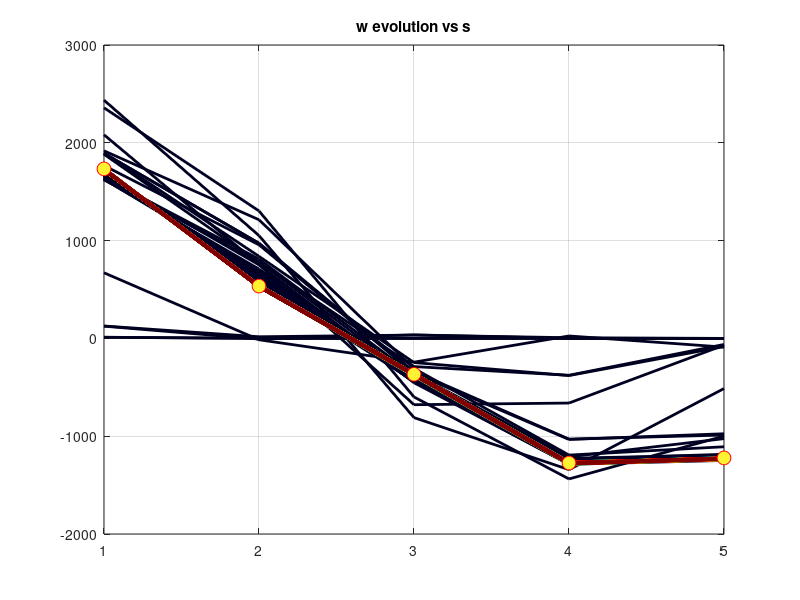
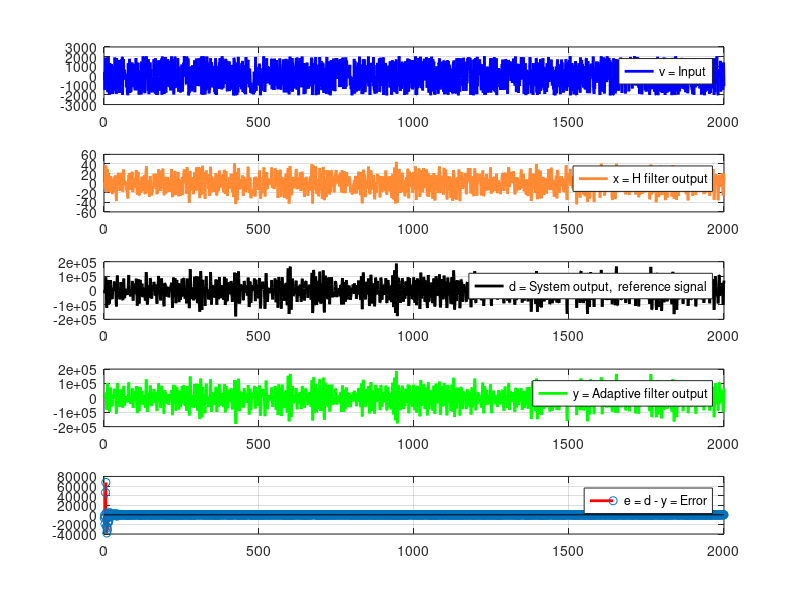

Write the MATLAB code that produced these figures, in order.
clear all;
close all;
clc;

Nbits=12;
MaxVal=2^(Nbits-1)-1
MinVal=-2^(Nbits-1)
uLMSDen=2^(Nbits-1)

%% Variables definitions 4 
% Total samples
N = 2000;

% samples index vector
n = 1:N;

% v = input,  noise 
v = randi([MinVal,  MaxVal],  N,  1); 

% H filter 
bH = [1]; 
aH = [100 -80 50];

% x = H filter output 
x = filter(bH,  aH,  v); 

% y = W adaptive filter output
% since the filtering task is iterative 
% because the coefficients will be updated each time, 
% declare it as a vector of N elements. 
% updated output values will be inserted in it.
y = zeros(N,  1); 
err = zeros(N, 1);

% Filtering related parameters
% temporary buffer / samples size
M = 5; 
m = 1:M;

% Unknown system impulse response
s = randi([MinVal,  MaxVal],  M,  1);

% Reference signal
d = filter(s,  1,  x);

% x samples vector used for filtering
xtmp = zeros(M,  1);

% W time domain vector
wLMS = zeros(M,  1);

% LMS error and output vector.Use it to update y vector of size N
eLMS = ones(M, 1).*MaxVal;
yLMS = 0; 
uLMS = 1./uLMSDen

fig = figure(); 
C = jet(N);
kc = linspace(0.25, 1, N); 

fp = fopen('w.txt','w');

for k = n

    dtmp = d(k); 
    xtmp = [x(k); xtmp(1:M-1)];
    yLMS = transpose(wLMS)*xtmp;
    eLMS = dtmp-yLMS;
    y(k) = yLMS;
    err(k) = eLMS;
    wLMS = floor(wLMS + uLMS .* eLMS .* xtmp);
    
    for kw = 1:length(wLMS)
        if (kw < length(wLMS))
            fprintf(fp, "%d,", wLMS(kw));
        else
            fprintf(fp, "%d\n", wLMS(kw));
        end
    end

    if (isnan(wLMS))
       disp(['Nan at k = ' num2str(k)]);
       break;
    end
    
    plot(m, wLMS, 'LineWidth', 2, 'Color', kc(k).*C(k, :)); grid on; hold on;

 end

fclose(fp);

scatter(m, s, 100, 'MarkerFaceColor', [1 0.95 0.2], 'MarkerEdgeColor',  [1 0 0]);
hold on;
title('w evolution vs s');
print('wLMS_vs_s.png', '-dpng');
waitfor(fig);

fig=figure(); 
subplot(5, 1, 1)
plot(n, v, 'LineWidth', 2, 'Color', [0 0 1]); grid on;
legend('v = Input');
subplot(5, 1, 2)
plot(n, x,  'LineWidth', 2, 'Color',  [1 0.5412 0.2]); grid on;
legend('x = H filter output');
subplot(5, 1, 3)
plot(n, d, 'LineWidth', 2, 'Color', [0 0 0]);grid on;
legend('d = System output,  reference signal');
subplot(5, 1, 4)
plot(n, y, 'LineWidth', 2, 'Color', [0 1 0]); grid on;
legend('y = Adaptive filter output');
subplot(5, 1, 5)
stem(n, err, 'LineWidth', 2, 'Color', [1 0 0]); grid on;
legend('e = d - y = Error');
print('data_plots.png', '-dpng');
waitfor(fig);

disp('s vs wLMS');
disp([s,  wLMS]);

disp(['y bits = ' num2str(ceil(log2(max(abs(y)))))]);
disp(['err bits = ' num2str(ceil(log2(max(abs(err)))))]);
disp(['wLMS bits = ' num2str(ceil(log2(max(abs(wLMS)))))]);

disp(['x(1) = ' num2str(x(1))]);
disp(['d(1) = ' num2str(d(1))]);
disp(['y(1) = ' num2str(y(1))]);
disp(['err(1) = ' num2str(err(1))]);

% fp = fopen('xdye.txt','w'); fprintf(fp, "%d,%d\n", x, d, y, err); fclose(fp);
M = int32([x, d, y, err]);
csvwrite('xdye.txt', M);

fp = fopen('s.txt','w');
fprintf(fp, "%d\n", round(s));
fclose(fp);

